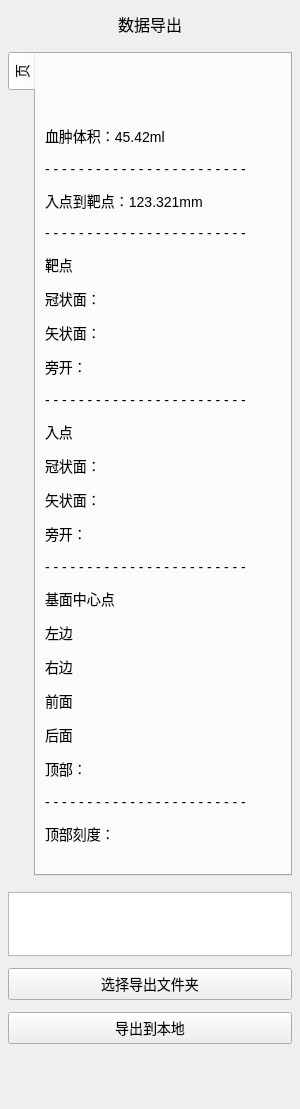
<?xml version="1.0" encoding="UTF-8"?>
<ui version="4.0">
 <class>UnitCTTumor</class>
 <widget class="qMRMLWidget" name="UnitCTTumor">
  <property name="geometry">
   <rect>
    <x>0</x>
    <y>0</y>
    <width>300</width>
    <height>1109</height>
   </rect>
  </property>
  <property name="minimumSize">
   <size>
    <width>300</width>
    <height>0</height>
   </size>
  </property>
  <property name="maximumSize">
   <size>
    <width>300</width>
    <height>16777215</height>
   </size>
  </property>
  <property name="styleSheet">
   <string notr="true"/>
  </property>
  <layout class="QVBoxLayout" name="verticalLayout">
   <property name="leftMargin">
    <number>0</number>
   </property>
   <property name="topMargin">
    <number>0</number>
   </property>
   <property name="rightMargin">
    <number>0</number>
   </property>
   <property name="bottomMargin">
    <number>0</number>
   </property>
   <item>
    <widget class="QWidget" name="widget" native="true">
     <property name="minimumSize">
      <size>
       <width>300</width>
       <height>0</height>
      </size>
     </property>
     <property name="maximumSize">
      <size>
       <width>300</width>
       <height>16777215</height>
      </size>
     </property>
     <property name="styleSheet">
      <string notr="true">font:14px;</string>
     </property>
     <layout class="QVBoxLayout" name="verticalLayout_2" stretch="0,1,0">
      <property name="spacing">
       <number>16</number>
      </property>
      <property name="leftMargin">
       <number>8</number>
      </property>
      <property name="topMargin">
       <number>12</number>
      </property>
      <property name="rightMargin">
       <number>8</number>
      </property>
      <property name="bottomMargin">
       <number>25</number>
      </property>
      <item>
       <widget class="QLabel" name="lbl_title">
        <property name="minimumSize">
         <size>
          <width>0</width>
          <height>24</height>
         </size>
        </property>
        <property name="maximumSize">
         <size>
          <width>16777215</width>
          <height>24</height>
         </size>
        </property>
        <property name="styleSheet">
         <string notr="true">font:16px;</string>
        </property>
        <property name="text">
         <string>数据导出</string>
        </property>
        <property name="alignment">
         <set>Qt::AlignCenter</set>
        </property>
       </widget>
      </item>
      <item>
       <widget class="QTabWidget" name="tabWidget_2">
        <property name="tabPosition">
         <enum>QTabWidget::West</enum>
        </property>
        <property name="currentIndex">
         <number>0</number>
        </property>
        <widget class="QWidget" name="tab">
         <attribute name="title">
          <string>页</string>
         </attribute>
         <layout class="QVBoxLayout" name="verticalLayout_3">
          <property name="spacing">
           <number>12</number>
          </property>
          <item>
           <widget class="QLabel" name="label_2">
            <property name="text">
             <string/>
            </property>
           </widget>
          </item>
          <item>
           <widget class="QWidget" name="widget_4" native="true">
            <layout class="QHBoxLayout" name="horizontalLayout_2">
             <property name="leftMargin">
              <number>0</number>
             </property>
             <property name="topMargin">
              <number>0</number>
             </property>
             <property name="rightMargin">
              <number>0</number>
             </property>
             <property name="bottomMargin">
              <number>0</number>
             </property>
             <item>
              <spacer name="horizontalSpacer_2">
               <property name="orientation">
                <enum>Qt::Horizontal</enum>
               </property>
               <property name="sizeHint" stdset="0">
                <size>
                 <width>232</width>
                 <height>12</height>
                </size>
               </property>
              </spacer>
             </item>
            </layout>
           </widget>
          </item>
          <item>
           <widget class="QLabel" name="label_14">
            <property name="text">
             <string>血肿体积：45.42ml</string>
            </property>
           </widget>
          </item>
          <item>
           <widget class="QLabel" name="label_12">
            <property name="text">
             <string>- - - - - - - - - - - - - - - - - - - - - - - - </string>
            </property>
           </widget>
          </item>
          <item>
           <widget class="QLabel" name="label_10">
            <property name="text">
             <string>入点到靶点：123.321mm</string>
            </property>
           </widget>
          </item>
          <item>
           <widget class="QLabel" name="label_8">
            <property name="text">
             <string>- - - - - - - - - - - - - - - - - - - - - - - - </string>
            </property>
           </widget>
          </item>
          <item>
           <widget class="QLabel" name="label">
            <property name="text">
             <string>靶点</string>
            </property>
           </widget>
          </item>
          <item>
           <widget class="QLabel" name="label_3">
            <property name="text">
             <string>冠状面：</string>
            </property>
           </widget>
          </item>
          <item>
           <widget class="QLabel" name="label_5">
            <property name="text">
             <string>矢状面：</string>
            </property>
           </widget>
          </item>
          <item>
           <widget class="QLabel" name="label_7">
            <property name="text">
             <string>旁开：</string>
            </property>
           </widget>
          </item>
          <item>
           <widget class="QLabel" name="label_21">
            <property name="text">
             <string>- - - - - - - - - - - - - - - - - - - - - - - - </string>
            </property>
           </widget>
          </item>
          <item>
           <widget class="QLabel" name="label_9">
            <property name="text">
             <string>入点</string>
            </property>
           </widget>
          </item>
          <item>
           <widget class="QLabel" name="label_11">
            <property name="text">
             <string>冠状面：</string>
            </property>
           </widget>
          </item>
          <item>
           <widget class="QLabel" name="label_20">
            <property name="text">
             <string>矢状面：</string>
            </property>
           </widget>
          </item>
          <item>
           <widget class="QLabel" name="label_19">
            <property name="text">
             <string>旁开：</string>
            </property>
           </widget>
          </item>
          <item>
           <widget class="QLabel" name="label_4">
            <property name="text">
             <string>- - - - - - - - - - - - - - - - - - - - - - - - </string>
            </property>
           </widget>
          </item>
          <item>
           <widget class="QLabel" name="label_6">
            <property name="text">
             <string>基面中心点</string>
            </property>
           </widget>
          </item>
          <item>
           <widget class="QLabel" name="label_16">
            <property name="text">
             <string>左边</string>
            </property>
           </widget>
          </item>
          <item>
           <widget class="QLabel" name="label_18">
            <property name="text">
             <string>右边</string>
            </property>
           </widget>
          </item>
          <item>
           <widget class="QLabel" name="label_22">
            <property name="text">
             <string>前面</string>
            </property>
           </widget>
          </item>
          <item>
           <widget class="QLabel" name="label_23">
            <property name="text">
             <string>后面</string>
            </property>
           </widget>
          </item>
          <item>
           <widget class="QLabel" name="label_24">
            <property name="text">
             <string>顶部：</string>
            </property>
           </widget>
          </item>
          <item>
           <widget class="QLabel" name="label_25">
            <property name="text">
             <string>- - - - - - - - - - - - - - - - - - - - - - - - </string>
            </property>
           </widget>
          </item>
          <item>
           <widget class="QLabel" name="label_26">
            <property name="text">
             <string>顶部刻度：</string>
            </property>
           </widget>
          </item>
          <item>
           <spacer name="verticalSpacer">
            <property name="orientation">
             <enum>Qt::Vertical</enum>
            </property>
            <property name="sizeType">
             <enum>QSizePolicy::Fixed</enum>
            </property>
            <property name="sizeHint" stdset="0">
             <size>
              <width>20</width>
              <height>20</height>
             </size>
            </property>
           </spacer>
          </item>
         </layout>
        </widget>
       </widget>
      </item>
      <item>
       <widget class="QWidget" name="widget_3" native="true">
        <layout class="QVBoxLayout" name="verticalLayout_4">
         <property name="spacing">
          <number>12</number>
         </property>
         <property name="leftMargin">
          <number>0</number>
         </property>
         <property name="topMargin">
          <number>0</number>
         </property>
         <property name="rightMargin">
          <number>0</number>
         </property>
         <property name="bottomMargin">
          <number>0</number>
         </property>
         <item>
          <widget class="QTextEdit" name="textEdit">
           <property name="minimumSize">
            <size>
             <width>0</width>
             <height>64</height>
            </size>
           </property>
           <property name="maximumSize">
            <size>
             <width>16777215</width>
             <height>64</height>
            </size>
           </property>
          </widget>
         </item>
         <item>
          <widget class="QPushButton" name="pushButton">
           <property name="minimumSize">
            <size>
             <width>0</width>
             <height>32</height>
            </size>
           </property>
           <property name="text">
            <string>选择导出文件夹</string>
           </property>
          </widget>
         </item>
         <item>
          <widget class="QPushButton" name="pushButton_4">
           <property name="minimumSize">
            <size>
             <width>0</width>
             <height>32</height>
            </size>
           </property>
           <property name="font">
            <font>
             <pointsize>-1</pointsize>
             <italic>false</italic>
             <bold>false</bold>
            </font>
           </property>
           <property name="text">
            <string>导出到本地</string>
           </property>
          </widget>
         </item>
         <item>
          <spacer name="verticalSpacer_2">
           <property name="orientation">
            <enum>Qt::Vertical</enum>
           </property>
           <property name="sizeHint" stdset="0">
            <size>
             <width>20</width>
             <height>40</height>
            </size>
           </property>
          </spacer>
         </item>
        </layout>
       </widget>
      </item>
     </layout>
    </widget>
   </item>
  </layout>
 </widget>
 <customwidgets>
  <customwidget>
   <class>qMRMLWidget</class>
   <extends>QWidget</extends>
   <header>qMRMLWidget.h</header>
   <container>1</container>
  </customwidget>
 </customwidgets>
 <resources/>
 <connections/>
</ui>
